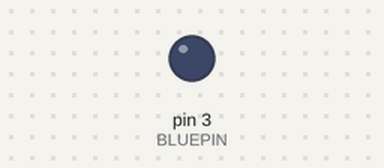
A sketch run on a simulated Arduino Uno, built with avr-gcc and run on an emulated ATmega328P. On the bench: output pins drawn as LEDs (lit = HIGH).

Above: at 0.05 s.
At 5.55 s:
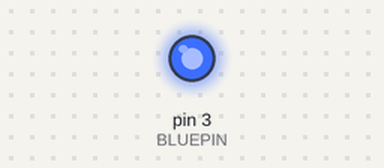
Timing chart, 0 to 8.4 s (numbered marks = the images above):
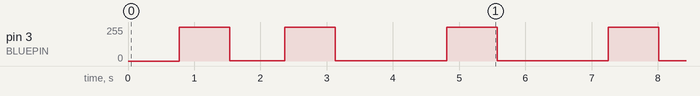

The sketch:

IEEE_LED_Flasher.ino
```cpp
  // IEEE Morse Code Flasher
  // by Ivor B. (last updated 2019-05-07)

  #define BLUEPIN 3
  #define FADESPEED 3
  #define SHORTWAIT 50
  #define MEDWAIT 900
  #define LONGWAIT 2500

  int b;

  void setup() {

    pinMode(BLUEPIN, OUTPUT);

  }


  void loop() {

    flash();
    delay(SHORTWAIT);
    flash();
    delay(MEDWAIT); //flash "I"
    flash();
    delay(MEDWAIT); //flash "E"
    flash();
    delay(MEDWAIT); //flash "E"
    flash();
    delay(LONGWAIT); //flash "E"

  }

void fadeOn(){

  for(b = 0; b < 256; b++){
    analogWrite(BLUEPIN, b);
    delay(FADESPEED);
  }

}

void fadeOff(){

  for(b = 256; b > 0; b--){
    analogWrite(BLUEPIN, b);
    delay(FADESPEED);
  }

}

void flash(){

   fadeOn();
   fadeOff();

}
```

Measured:
- by itself, pin 3 (BLUEPIN): 0/255 → 255/255 at 0.77 s, → 1/255 0.77 s later, → 255/255 0.83 s later, → 1/255 0.77 s later, … (32 changes in this stretch)
